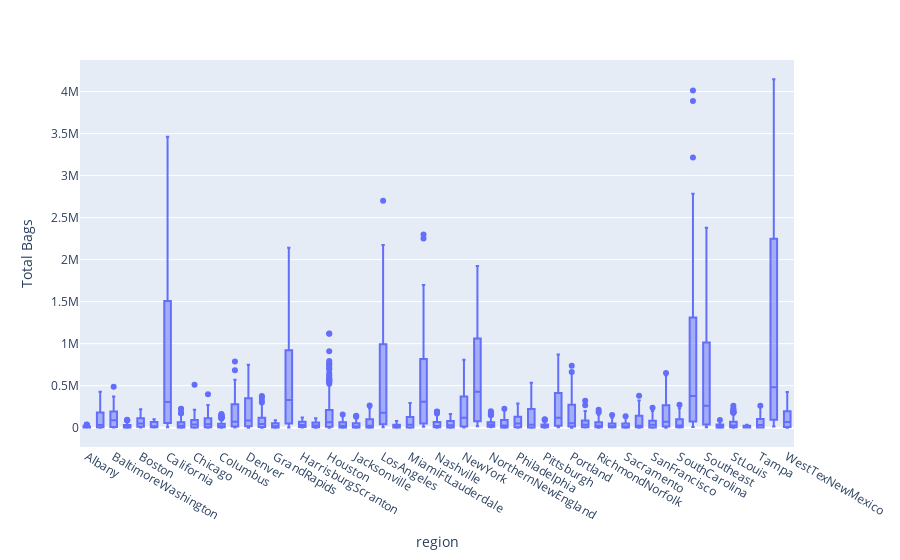

The cell this chart's notebook holds for it:
### Markdown cell above
(e) Buatlah visualisasi untuk melihat apakah ada outliers di atribut `Total Bags` untuk setiap region. Berikan satu contoh region yang terlihat tidak memiliki outlier.

### Code cell
# 2(e) Implementasi kode di sini

data = avocado_df[avocado_df.region != 'TotalUS']

fig = px.box(data, x='region', y='Total Bags')
fig.show()

### Figure 1 — Plotly figure (JSON) as saved in the notebook; plotly's stock layout.template omitted (floating-point values rounded to 4 significant figures; data arrays with more than 128 entries replaced by an {"elided": "..."} marker saying what was removed)
{"data": [{"alignmentgroup": "True", "hovertemplate": "region=%{x}<br>Total Bags=%{y}<extra></extra>", "legendgroup": "", "marker": {"color": "#636efa"}, "name": "", "notched": false, "offsetgroup": "", "orientation": "v", "showlegend": false, "type": "box", "x": {"elided": "17911 str values"}, "x0": " ", "xaxis": "x", "y": {"elided": "17911 float values"}, "y0": " ", "yaxis": "y"}], "layout": {"boxmode": "group", "legend": {"tracegroupgap": 0}, "margin": {"t": 60}, "xaxis": {"anchor": "y", "domain": [0, 1], "title": {"text": "region"}}, "yaxis": {"anchor": "x", "domain": [0, 1], "title": {"text": "Total Bags"}}}}
